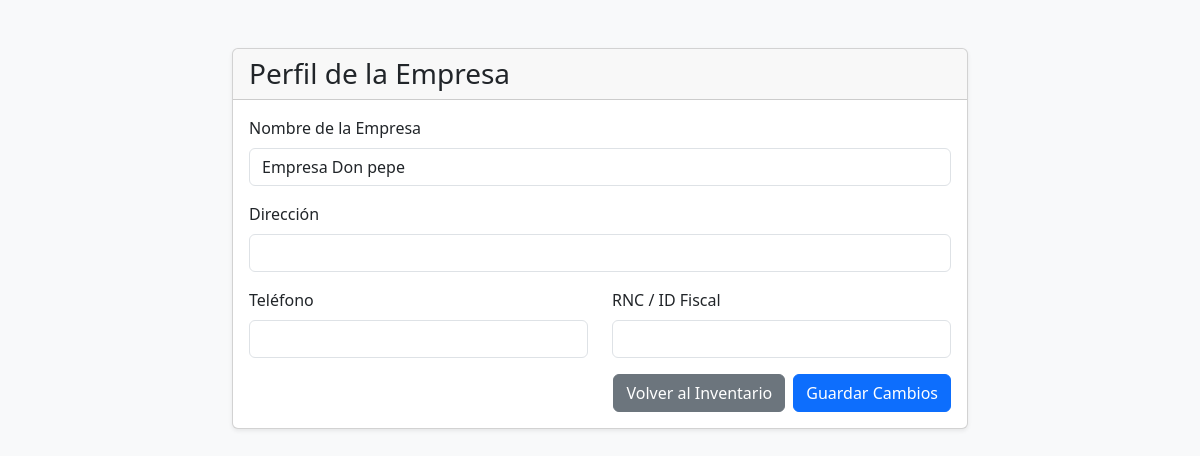
The app's page /empresa/editar (signed in), older data.
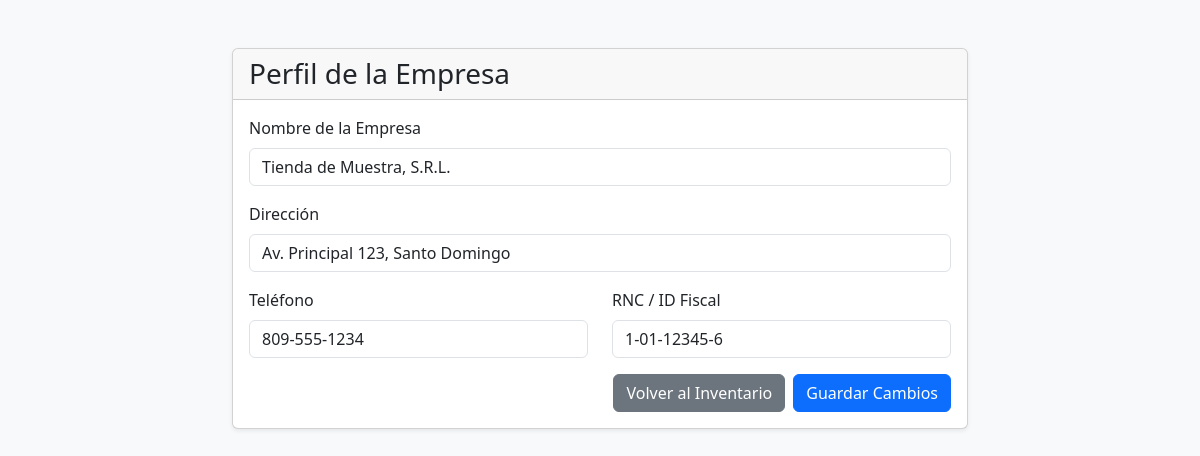
The same page, newer data.
### tables this page shows
CREATE TABLE empresas (
    id INTEGER PRIMARY KEY AUTOINCREMENT,
    nombre_empresa TEXT UNIQUE NOT NULL,
    direccion TEXT,
    telefono TEXT,
    rnc TEXT,
    creado TIMESTAMP NOT NULL DEFAULT CURRENT_TIMESTAMP
);

### app.py (the view, shortened to what this page needs)
@app.route('/empresa/editar', methods=['GET', 'POST'])
@login_required
@admin_required
def editar_empresa():
    conn = get_db_connection()
    empresa_id = session['empresa_id']
    empresa = conn.execute('SELECT * FROM empresas WHERE id = ?', (empresa_id,)).fetchone()
    conn.close()
    return render_template('editar_empresa.html', empresa=empresa)

### app.py (called while the page is built)
def login_required(f):
    @wraps(f)
    def decorated_function(*args, **kwargs):
        if 'user_id' not in session:
            flash('Debes iniciar sesión para ver esta página.', 'danger')
            return redirect(url_for('login'))
        return f(*args, **kwargs)
    return decorated_function

def admin_required(f):
    @wraps(f)
    def decorated_function(*args, **kwargs):
        if session.get('rol') != 'admin':
            flash('No tienes permiso para realizar esta acción.', 'danger')
            return redirect(url_for('mostrar_inventario'))
        return f(*args, **kwargs)
    return decorated_function

def get_db_connection():
    conn = sqlite3.connect('database.db')
    conn.row_factory = sqlite3.Row
    return conn

### templates/editar_empresa.html (shortened to what this page needs)
<!DOCTYPE html>
<html lang="es">
<head>
    <link href="https://cdn.jsdelivr.net/npm/bootstrap@5.3.3/dist/css/bootstrap.min.css" rel="stylesheet">
</head>
<body class="bg-light">
    <div class="container mt-5">
        <div class="row justify-content-center">
            <div class="col-md-8">
                <div class="card shadow-sm">
                    <div class="card-header">
                        <h1 class="h3 mb-0">Perfil de la Empresa</h1>
                    </div>
                    <div class="card-body">
                        <form method="POST">
                            <div class="mb-3">
                                <label for="nombre_empresa" class="form-label">Nombre de la Empresa</label>
                                <input type="text" class="form-control" id="nombre_empresa" name="nombre_empresa" value="{{ empresa.nombre_empresa }}" required>
                            </div>
                             <div class="mb-3">
                                <label for="direccion" class="form-label">Dirección</label>
                                <input type="text" class="form-control" id="direccion" name="direccion" value="{{ empresa.direccion or '' }}">
                            </div>
                            <div class="row">
                                <div class="col-md-6 mb-3">
                                    <label for="telefono" class="form-label">Teléfono</label>
                                    <input type="text" class="form-control" id="telefono" name="telefono" value="{{ empresa.telefono or '' }}">
                                </div>
                                <div class="col-md-6 mb-3">
                                    <label for="rnc" class="form-label">RNC / ID Fiscal</label>
                                    <input type="text" class="form-control" id="rnc" name="rnc" value="{{ empresa.rnc or '' }}">
                                </div>
                            </div>
                            <div class="d-grid gap-2 d-md-flex justify-content-md-end">
                                <a href="{{ url_for('mostrar_inventario') }}" class="btn btn-secondary">Volver al Inventario</a>
                                <button type="submit" class="btn btn-primary">Guardar Cambios</button>
                            </div>
                        </form>
                    </div>
                </div>
            </div>
        </div>
    </div>
</body>
</html>

Row changes from the older to the newer data that the page shows:
changed empresas: nombre_empresa "Empresa Don pepe" → "Tienda de Muestra, S.R.L."; direccion (not shown) → "Av. Principal 123, Santo Domingo"; telefono (not shown) → "809-555-1234"; rnc (not shown) → "1-01-12345-6"
